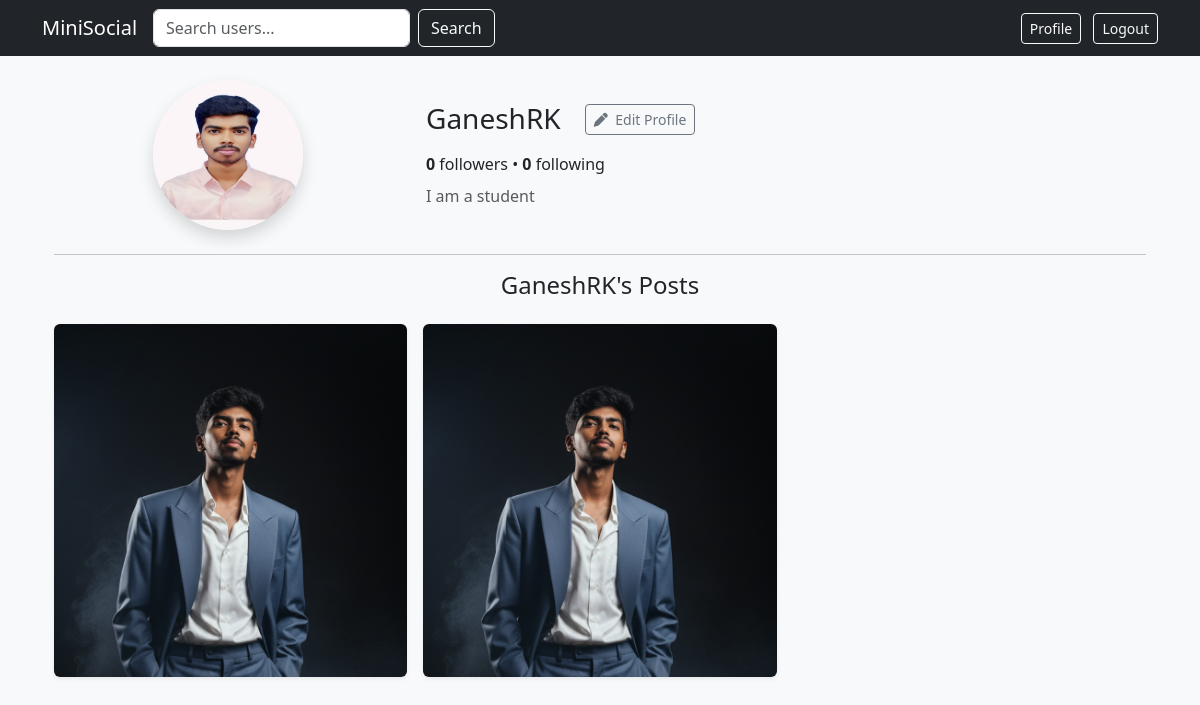
Before: /profile/GaneshRK/ (signed in) with the older database file.
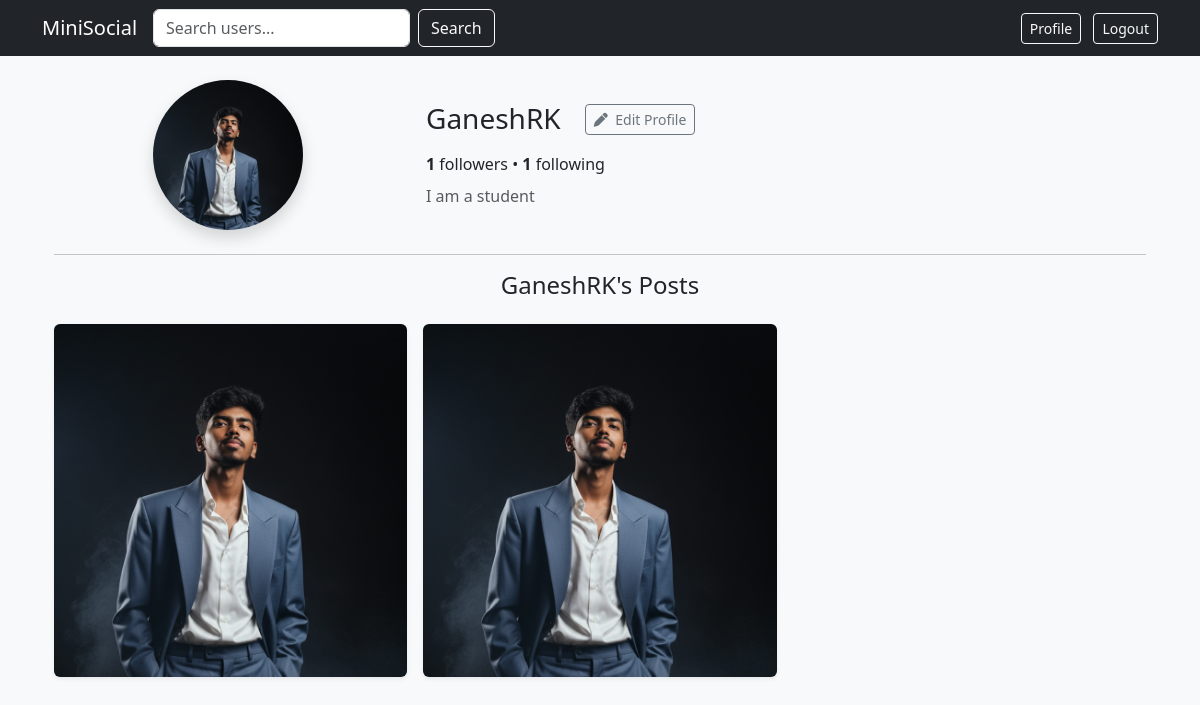
After: the same page with the newer database file.
### social/models.py (models this page shows, shortened)
class Profile(models.Model):
    user = models.OneToOneField(User, on_delete=models.CASCADE)
    bio = models.TextField(blank=True)
    profile_picture = models.ImageField(upload_to='profile_pics/', blank=True, null=True)
    created_at = models.DateTimeField(auto_now_add=True)  # ✅ add this line

### social/views.py (the view)
# urls.py: path('profile/<str:username>/', views.profile_view, name='profile'),
@login_required
def profile_view(request, username):
    user = get_object_or_404(User, username=username)
    profile = get_object_or_404(Profile, user=user)  # ✅ now defined properly
    posts = Post.objects.filter(author=user).order_by('-created_at')  # ✅ use author instead of user
    is_following = False
    if request.user.is_authenticated:
        is_following = Follow.objects.filter(follower=request.user, following=user).exists()
    context = {
        'profile_user': user,
        'profile': profile,
        'posts': posts,
        'is_following': is_following,
    }
    return render(request, 'social/profile.html', context)

### social/templates/social/profile.html (shortened to what this page needs)
{% extends 'social/base.html' %}
{% block content %}
<div class="container mt-4">
  <div class="row align-items-center mb-4">
    <div class="col-md-4 text-center mb-3 mb-md-0">
      {% if profile.profile_picture %}
        <img src="{{ profile.profile_picture.url }}" class="rounded-circle shadow" width="150" height="150" alt="Profile picture">
      {% else %}
        <img src="https://via.placeholder.com/150" class="rounded-circle shadow" alt="No profile picture">
      {% endif %}
    </div>
    <div class="col-md-8 text-center text-md-start">
      <div class="d-flex align-items-center justify-content-center justify-content-md-start mb-3 flex-wrap gap-2">
        <h3 class="me-3 mb-0">{{ profile_user.username }}</h3>
        {% if request.user == profile_user %}
          <a href="{% url 'social:edit_profile' profile_user.username %}" class="btn btn-outline-secondary btn-sm">
            <i class="fa fa-pen me-1"></i> Edit Profile
          </a>
        {% endif %}
      </div>
      <div class="mb-2">
        <strong>{{ profile_user.followers_set.count }}</strong> followers •
        <strong>{{ profile_user.following_set.count }}</strong> following
      </div>
      {% if profile.bio %}
        <p class="text-muted mb-0">{{ profile.bio }}</p>
      {% else %}
        {% if request.user == profile_user %}
          <p class="text-muted">Add a short bio in your profile.</p>
        {% endif %}
      {% endif %}
    </div>
  </div>
  <hr>
  <h4 class="text-center mb-4">{{ profile_user.username }}'s Posts</h4>
  <div class="row g-3">
    {% for post in posts %}
      <div class="col-6 col-md-4">
        <a href="{% url 'social:post_detail' post.id %}">
          <div class="position-relative">
            {% if post.image %}
              <img src="{{ post.image.url }}" class="img-fluid rounded shadow-sm" alt="Post image">
            {% else %}
              <div class="border d-flex align-items-center justify-content-center rounded" style="height:200px;">
                <p class="text-muted px-2 text-center">{{ post.content|truncatewords:10 }}</p>
              </div>
            {% endif %}
          </div>
        </a>
      </div>
    {% empty %}
      <p class="text-center mt-4 text-muted">No posts yet.</p>
    {% endfor %}
  </div>
</div>
{% endblock %}

Changed rows visible on the page:
changed Profile "I am a student": profile_picture: a different picture
Other visible differences:
{{ profile_user.followers_set.count }}: "0" → "1"
{{ profile_user.following_set.count }}: "0" → "1"
